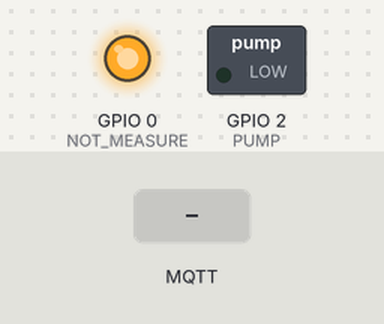
The sketch below on a simulated ESP8266 (NodeMCU). On the bench: switched loads named in the sketch (green lamp = pin HIGH), output pins drawn as LEDs (lit = HIGH). The test bench sets the inputs (shaded band). WiFi joins after 1.5 s; servers stay silent unless stated; no MQTT or app messages arrive unless stated; what the sketch prints to the serial monitor is not drawn.

Above: at 2.7 s.
2.8 s: MQTT message "0" arrives on the first subscribed topic
At 4.8 s:
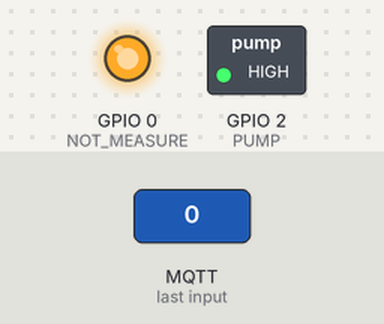
5.1 s: MQTT message "1" arrives on the first subscribed topic
At 6.5 s:
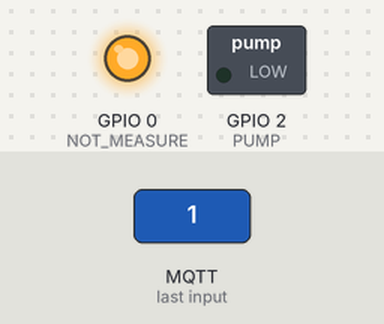
7.1 s: MQTT message "2" arrives on the first subscribed topic
At 8.1 s:
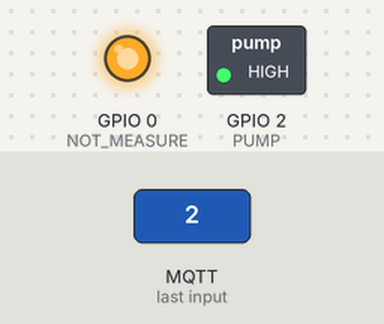
Timing chart, 0 to 10.1 s (numbered marks = the images above; inputs shaded):
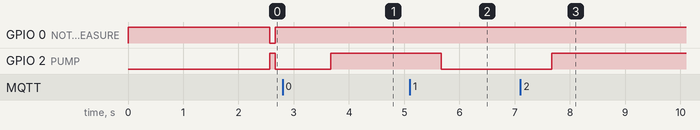

Measured:
- after the input at 2.8 s, GPIO 2 (PUMP): LOW → HIGH after 0.87 s
- after the input at 5.1 s, GPIO 2 (PUMP): HIGH → LOW after 0.57 s
- after the input at 7.1 s, GPIO 2 (PUMP): LOW → HIGH after 0.57 s

The sketch:

esp_ota_demo.ino
```cpp
/* OTA and knoleary MQTT combined
 *  OTA via Arduino IDE.
 */


#include <ESP8266WiFi.h>
#include <PubSubClient.h>
#include <ESP8266mDNS.h>
#include <WiFiUdp.h>
#include <ArduinoOTA.h>


// I/O Pins used
#define PUMP        2  // GPIO2 (available)
#define NOT_MEASURE 0  // Shared with DTR
#define RESULT      3  // Shared with RxD - remember to disconnect RxD
// TxD used for one way logging/debugging


// Update these with values suitable for your network.
const char* ssid     = "Hedin";
const char* password = "porscheboxster";
const char* OTApass  = "ota_secret";

const char* mqtt_server = "192.168.68.59";
const char* mqttuser    = "mqtt_user";
const char* mqttpass    = "mqtt_pass";

const char* application = "esp_ota_demo";
const char* version     = "0.0.1";

int led_status = LOW;


// MQTT variables
WiFiClient espClient;
PubSubClient client(espClient);


// Application variables and defines
#define give_water           1
#define measure_conductivity 2
#define set_clock            4
#define intro                8
int actions = set_clock | intro;
int pump_time = 60; // sec
int count_samples = 0;
int count_wet     = 0;
//Clock24h next_event; // Set to now + 30 min when data is measured and/or flower watered.


// Temporary string
char msg[50];

// Readable string equality test
#define IsEqual(a,b) (strcmp(a, b) == 0)


// ------------------------------------------------------------
void setup()
{
  Serial.begin(115200);
  setup_application(); // ASAP to stop pump
  setup_wifi();
  client.setServer(mqtt_server, 1883);
  client.setCallback(callback);
  setup_ota();
  Serial.print("IP address: "); Serial.println(WiFi.localIP());
}


// ------------------------------------------------------------
void setup_wifi()
{
  pinMode(LED_BUILTIN, OUTPUT);
  delay(10);
  // We start by connecting to a WiFi network
  Serial.println();
  Serial.print("Connecting to "); Serial.println(ssid);

  WiFi.mode(WIFI_STA);
  WiFi.begin(ssid, password);

  while (WiFi.status() != WL_CONNECTED) {
    delay(500);
    Serial.print(".");
  }

  Serial.println("");
  Serial.println("WiFi connected");
  Serial.println("IP address: ");
  Serial.println(WiFi.localIP());
}


// ------------------------------------------------------------
void setup_ota()
{
  // OTA authentication
  ArduinoOTA.setPassword(OTApass);

  ArduinoOTA.onStart([]() {
    String type;
    if (ArduinoOTA.getCommand() == U_FLASH)
      type = "sketch";
    else // U_SPIFFS
      type = "filesystem";

    // NOTE: if updating SPIFFS this would be the place to unmount SPIFFS using SPIFFS.end()
    client.disconnect();
    digitalWrite(PUMP, LOW); // Pump off
    digitalWrite(NOT_MEASURE, HIGH); // Sensor power off
    Serial.println("Start updating " + type);
  });

  ArduinoOTA.onEnd([]() {
    Serial.println("\nEnd");
  });

  ArduinoOTA.onProgress([](unsigned int progress, unsigned int total) {
    Serial.printf("Progress: %u%%\r", (progress / (total / 100)));
  });

  ArduinoOTA.onError([](ota_error_t error) {
    Serial.printf("Error[%u]: ", error);
    if (error == OTA_AUTH_ERROR) Serial.println("Auth Failed");
    else if (error == OTA_BEGIN_ERROR) Serial.println("Begin Failed");
    else if (error == OTA_CONNECT_ERROR) Serial.println("Connect Failed");
    else if (error == OTA_RECEIVE_ERROR) Serial.println("Receive Failed");
    else if (error == OTA_END_ERROR) Serial.println("End Failed");
  });

  ArduinoOTA.begin();
  Serial.println("OTA Ready");
}


// ------------------------------------------------------------
void setup_application()
{
  pinMode(PUMP, OUTPUT);
  pinMode(NOT_MEASURE, OUTPUT);
  pinMode(RESULT, INPUT);
  digitalWrite(PUMP, LOW); // Pump off
  digitalWrite(NOT_MEASURE, HIGH); // Sensor power off
}


// ------------------------------------------------------------
void callback(char* topic, byte* payload, unsigned int length)
{
  for (int i=0; i<length; i++) {
    msg[i] = (char)payload[0];
  }
  led_status = !led_status;
}


// ------------------------------------------------------------
void reconnect()
{
  // Loop until we're reconnected
  while ( ! client.connected()) {
    Serial.print("Attempting MQTT connection...");
    // Attempt to connect
    if (client.connect(application, mqttuser, mqttpass)) {
      Serial.println("connected");
      snprintf (msg, 50, "dev/esp8266-%06x/app", ESP.getChipId());
      client.publish(msg, application);
      snprintf (msg, 50, "dev/esp8266-%06x/ver", ESP.getChipId());
      client.publish(msg, version);
      client.subscribe("led/#");
    } else {
      Serial.print("failed, rc=");
      Serial.print(client.state());
      Serial.println(" try again in 5 seconds");
      // Wait 5 seconds before retrying
      delay(5000);
    }
  }
}


// ------------------------------------------------------------
void loop()
{
  if (!client.connected()) {
    reconnect();
  }

  client.loop();

  ArduinoOTA.handle();

  client.publish("dev/null", led_status ? "led OFF" : "led ON");
  digitalWrite(LED_BUILTIN, led_status);
  delay(1000);

  if (actions & give_water) {
    actions &= ~ give_water;
    Serial.println("Water the flower");

    // Optimize the watering time
    if (count_samples == 48) {
      if (count_wet >= 4) {
        pump_time = 9 * pump_time / 10;
      }
      else {
        pump_time = 11 * pump_time / 10;
      }
    }

    // Check it isn't all wet and then do the pumping
    if (count_wet == count_samples) {
      client.publish("Flower/pump_sec", "0");
      Serial.println("All wet -> skip watering");
    }
    else {
      snprintf (msg, 10, "%ld", pump_time);
      client.publish("Flower/pump_sec", msg);
      digitalWrite(PUMP, 1);
      delay (pump_time * 1000);
      digitalWrite(PUMP, 0);
    }

    // Reset counters for next day
    count_samples = 0;
    count_wet     = 0;
  }

  if (actions & measure_conductivity) {
    actions &= ~ measure_conductivity;
    Serial.print("Measure conductivity: ");
    digitalWrite(NOT_MEASURE, 0);
    delay (100);
    int is_dry = digitalRead(RESULT);
    digitalWrite(NOT_MEASURE, 1);
    Serial.println(is_dry ? "dry" : "wet");
    client.publish("Flower/state", is_dry ? "dry" : "wet");
    count_samples += 1;
    count_wet     += ! is_dry;
  }

  if (actions & intro) {
    actions &= ~ intro;
    Serial.print("Power on test...");
    digitalWrite(NOT_MEASURE, 0);
    digitalWrite(PUMP, 1);
    delay(100);
    digitalWrite(PUMP, 0);
    digitalWrite(NOT_MEASURE, 1);
    Serial.println(" done.");
 }
}
```
